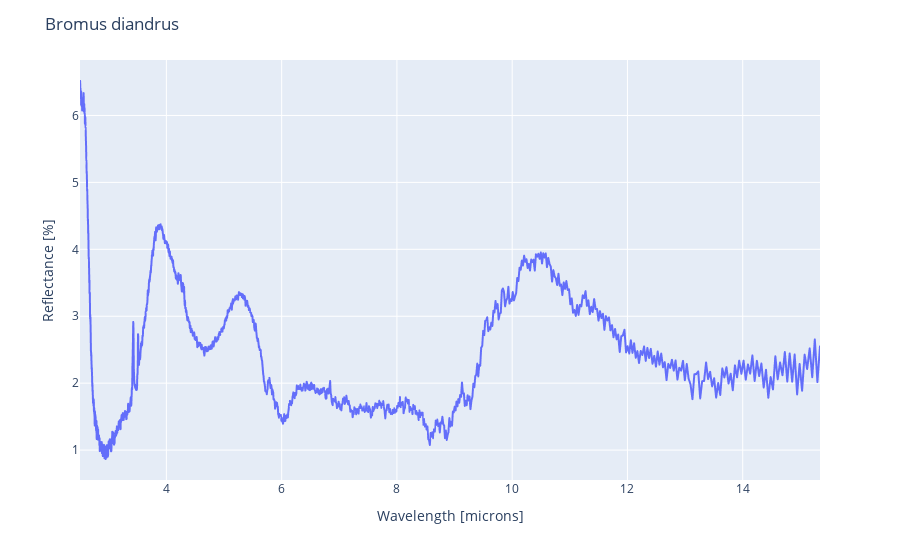

The notebook cell saved with this chart:
### Code cell
s = db.get_signature(1018)
px.line(x=s.x, y=s.y).update_layout(
    title_text=s.sample_name,
    xaxis_title = 'Wavelength [microns]',
    yaxis_title = 'Reflectance [%]'
)

### Figure 1 — Plotly figure (JSON) as saved in the notebook; plotly's stock layout.template omitted (floating-point values rounded to 4 significant figures; data arrays with more than 128 entries replaced by an {"elided": "..."} marker saying what was removed)
{"data": [{"hovertemplate": "x=%{x}<br>y=%{y}<extra></extra>", "legendgroup": "", "line": {"color": "#636efa", "dash": "solid"}, "mode": "lines", "name": "", "showlegend": false, "type": "scattergl", "x": {"elided": "1736 float values"}, "xaxis": "x", "y": {"elided": "1736 float values"}, "yaxis": "y"}], "layout": {"legend": {"tracegroupgap": 0}, "margin": {"t": 60}, "title": {"text": "Bromus diandrus"}, "xaxis": {"anchor": "y", "domain": [0, 1], "title": {"text": "Wavelength [microns]"}}, "yaxis": {"anchor": "x", "domain": [0, 1], "title": {"text": "Reflectance [%]"}}}}
